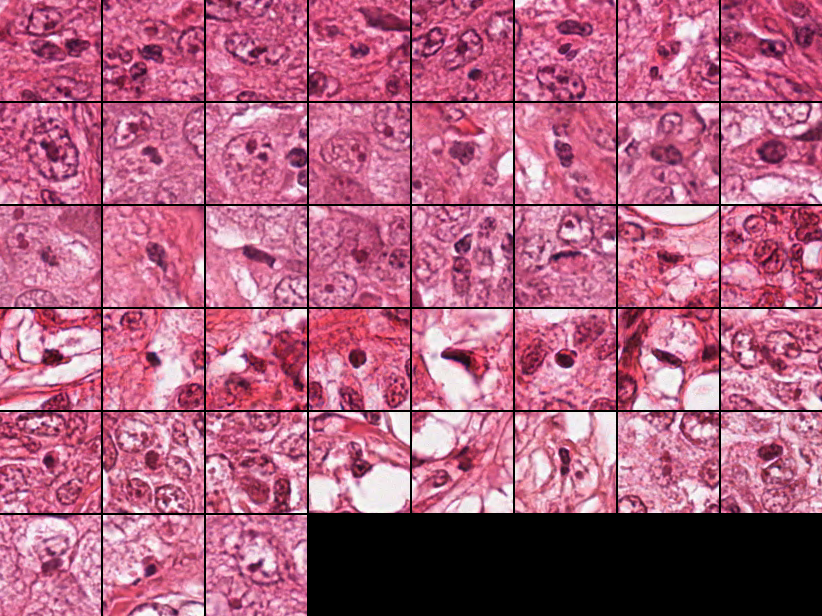
%> input picture images/dataset/C0_med.png, 822 x 616 px
$ octave c0m.m   (GNU Octave 9; MATLAB toolbox functions it lacks are replaced by stand-ins)
%> lines starting %> are read from the running program, lines starting %| are printed output that depends on the picture; in (x1, y1, x2, y2) boxes, pixels count from 0 and x2, y2 are one past the last pixel; in counts of white or black regions, pixels touching at a corner belong together; the program's own positions count from 1
im = imread('C0_med.png');
%> im is the input picture: size 616x822x3 uint8; mean R, G, B 174.8, 96.3, 128.2

thick = 2;

dims = size(im);
%> dims = [616 822 3]

for k1=1:7
	im(:,101*k1+thick*(k1-1)+1:101*k1+thick*(k1-1)+thick,:) = 255*ones(dims(1),thick,3);
end
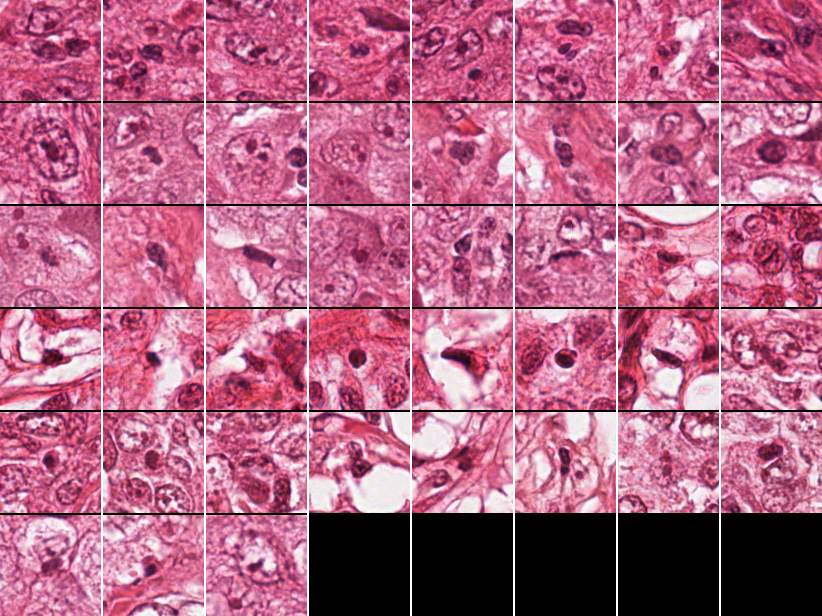
%> im: size 616x822x3 uint8; 1.7% of pixels changed, all inside (x1, y1, x2, y2) = (101, 0, 721, 616)

for k1=1:5
	im(101*k1+thick*(k1-1)+1:101*k1+thick*(k1-1)+thick,:,:) = 255*ones(thick,dims(2),3);
end
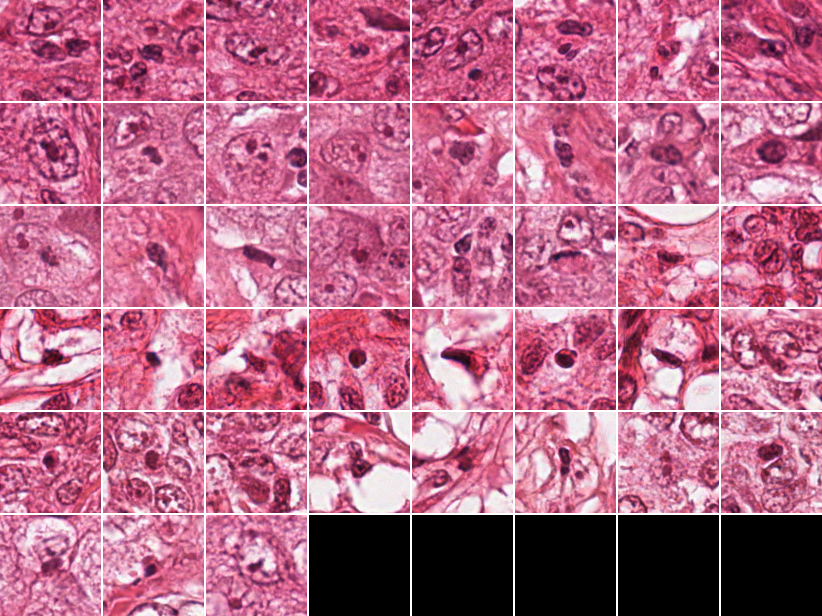
%> im: size 616x822x3 uint8; 1.6% of pixels changed, all inside (x1, y1, x2, y2) = (0, 101, 822, 515)

im(end-100:end,end-(101*5+8)+1:end,:) = 255*ones(101,101*5+8,3);
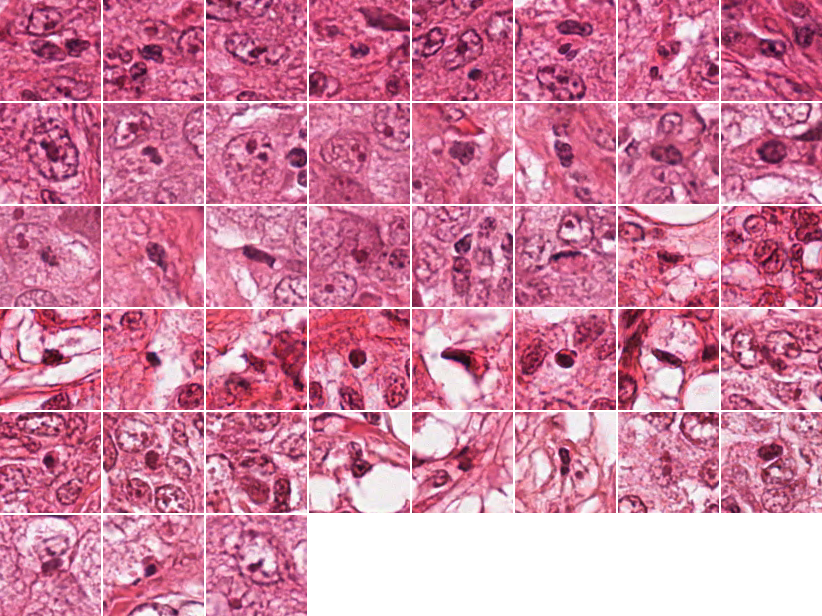
%> im: size 616x822x3 uint8; 10.07% of pixels changed, all inside (x1, y1, x2, y2) = (309, 515, 822, 616)

imshow(im)

imwrite(im,'C0_med1.png');

$ run again, with images/dataset/C0_easy.png copied over images/dataset/C0_med.png
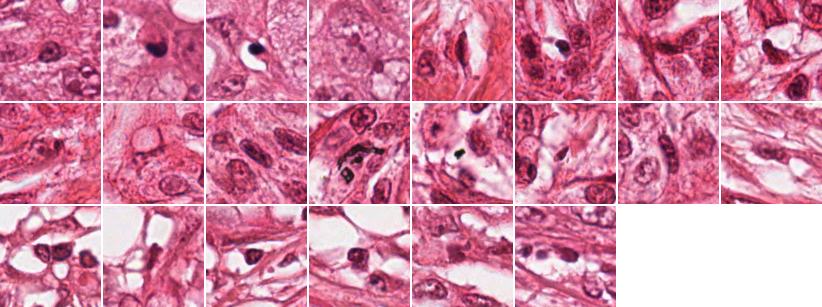
%> input picture images/dataset/C0_easy.png, 822 x 307 px
%> im is the input picture: size 307x822x3 uint8; mean R, G, B 210.7, 132.7, 162.2
%> after the loop `for k1=1:5`:
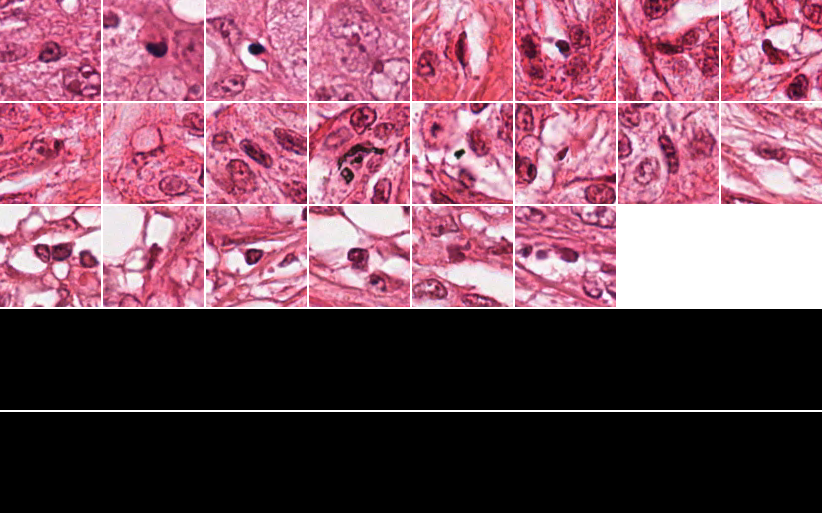
%> im: size 515x822x3 uint8; mean R, G, B 128.6, 82.1, 99.6
%> `im(end-100:end,end-(101*5+8)+1:end,:) = 255*ones(101,101*5+8,3);`:
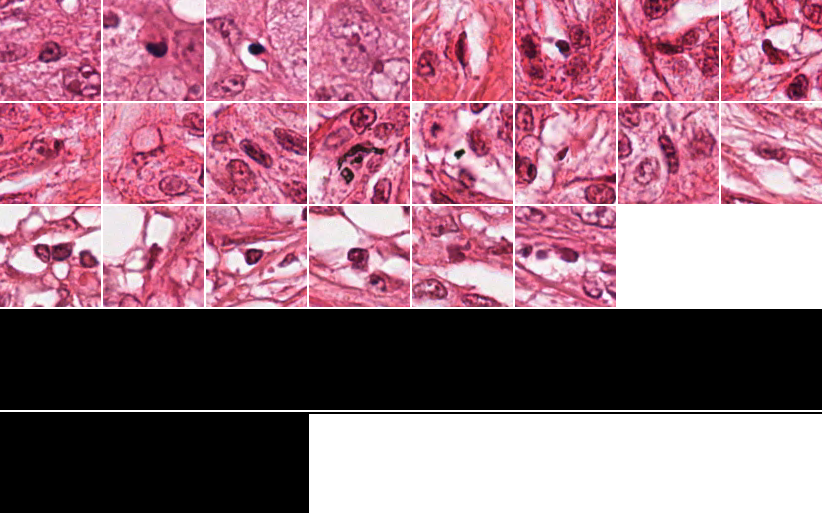
%> im: size 515x822x3 uint8; 12% of pixels changed, all inside (x1, y1, x2, y2) = (309, 414, 822, 513)

$ run again, with images/dataset/C0_hard.png copied over images/dataset/C0_med.png
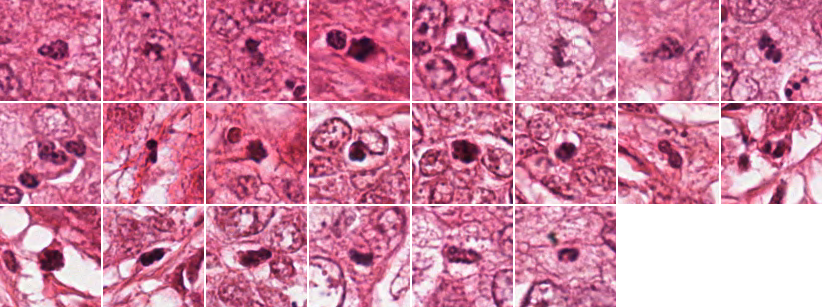
%> input picture images/dataset/C0_hard.png, 822 x 307 px
%> im is the input picture: size 307x822x3 uint8; mean R, G, B 207.6, 129.1, 161.5
%> after the loop `for k1=1:5`:
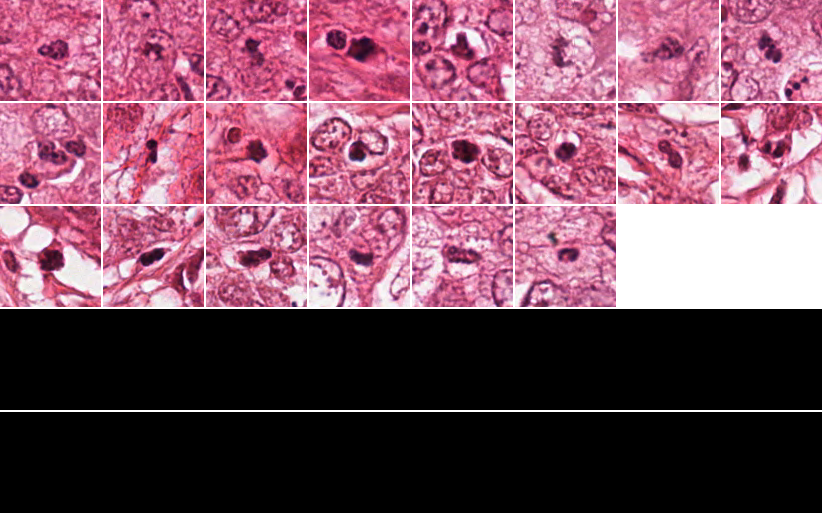
%> im: size 515x822x3 uint8; mean R, G, B 126.7, 80, 99.2
%> `im(end-100:end,end-(101*5+8)+1:end,:) = 255*ones(101,101*5+8,3);`:
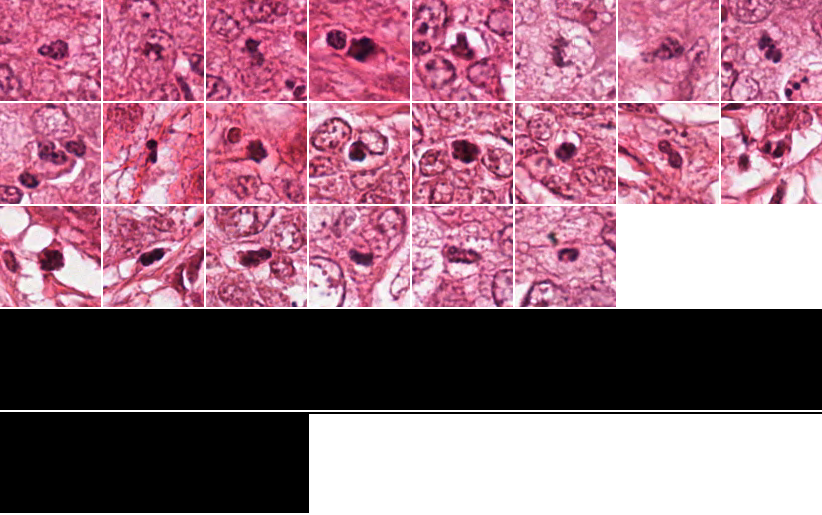
%> im: size 515x822x3 uint8; 12% of pixels changed, all inside (x1, y1, x2, y2) = (309, 414, 822, 513)
